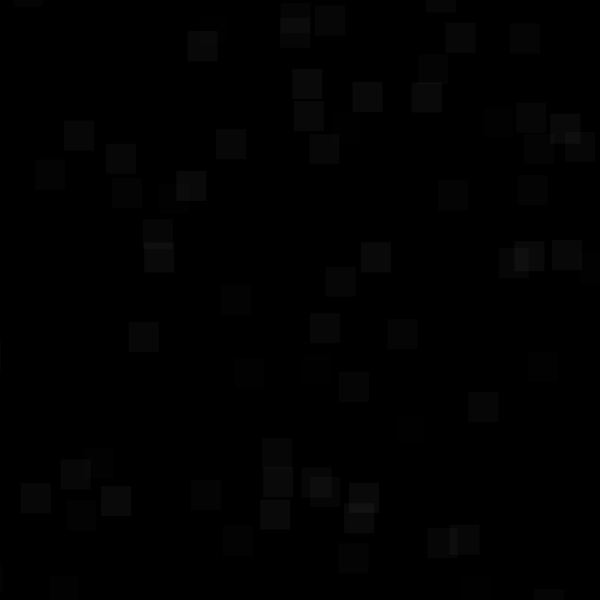
Frame 1 (no input)
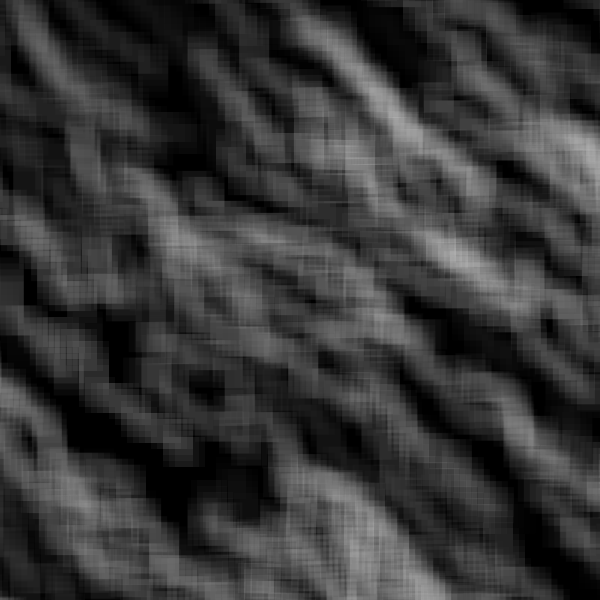
Frame 60 (the mouse pressed at the canvas centre just before this capture)
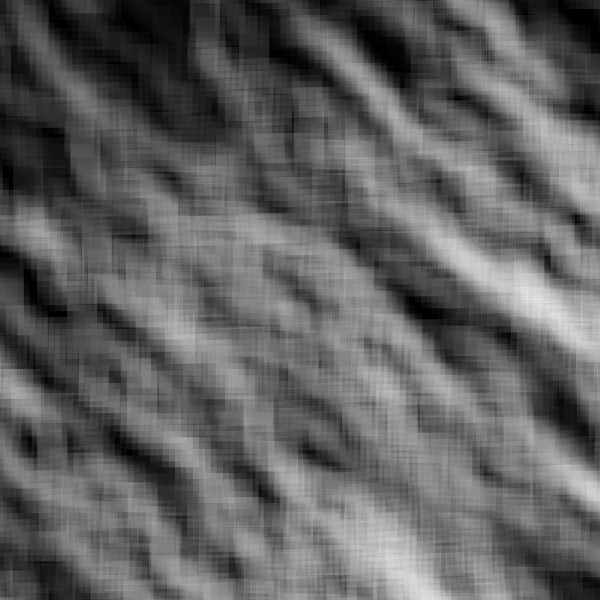
Frame 120 (the mouse held since frame 60 and released just before this capture)

The Processing sketch that drew these frames (run headless with seeded random() and noise(); from frame 60 on, the mouse is pressed at the canvas centre):

// Processing sketch: stepArray
// ── stepArray.pde
int num = 100;
float[] xPositions = new float[num];
float[] yPositions = new float[num];
color[] colors = new color[num];

void setup() {
  size(600, 600);
  background(0);
  noStroke();
  for (int i = 0; i < xPositions.length; i++) {
    xPositions[i] = random(-100,width);
    yPositions[i] = random(-100,height);
    colors[i] = color(255,255,255,random(0,10));
  }
}

void draw() {
  for (int i = 0; i < xPositions.length; i++) {
    fill(colors[i]);
    rect(xPositions[i],yPositions[i], 30, 30);
    
    float rand = random(-1,1);
    
    if(rand >= 0){
      xPositions[i] += 6;
    } else {
      yPositions[i] += 6;
    }
    
    //xPositions[i] += random(-6,6);
    //yPositions[i] += random(-6,6);
    
    if(xPositions[i] >= width || yPositions[i] >= height){
      xPositions[i] = random(-100,width);
      yPositions[i] = random(-100,height);    
    }
  }
}
